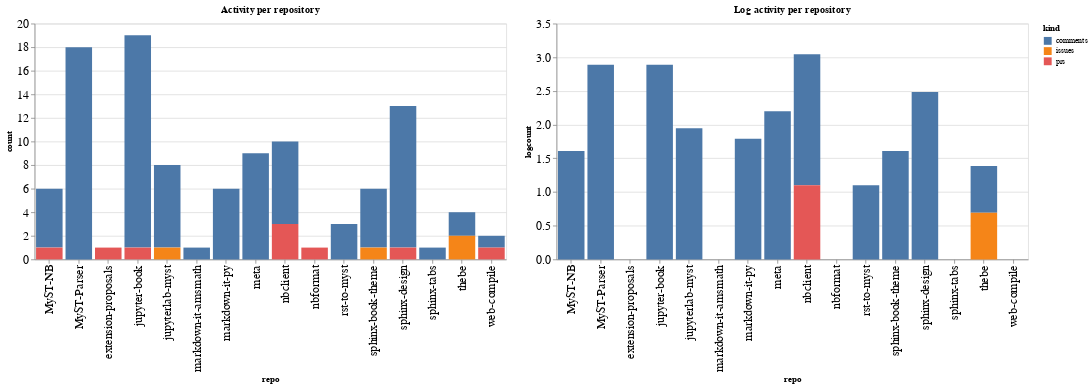

The code cell stored with this chart in its notebook:
### Code cell
ch1 = alt.Chart(repo_summaries, width=600, title="Activity per repository").mark_bar().encode(
    x='repo',
    y='count',
    color='kind',
    tooltip="kind"
)

ch2 = alt.Chart(repo_summaries, width=600, title="Log activity per repository").mark_bar().encode(
    x='repo',
    y='logcount',
    color='kind',
    tooltip="kind"
)

ch1 | ch2

### Figure 1 — Vega-Lite specification as saved in the notebook (floating-point values rounded to 4 significant figures)
{"config": {"axisLeft": {"labelFontSize": 15}, "axisBottom": {"labelFontSize": 15}}, "hconcat": [{"mark": "bar", "encoding": {"color": {"type": "nominal", "field": "kind"}, "tooltip": {"type": "nominal", "field": "kind"}, "x": {"type": "nominal", "field": "repo"}, "y": {"type": "quantitative", "field": "count"}}, "title": "Activity per repository", "width": 600}, {"mark": "bar", "encoding": {"color": {"type": "nominal", "field": "kind"}, "tooltip": {"type": "nominal", "field": "kind"}, "x": {"type": "nominal", "field": "repo"}, "y": {"type": "quantitative", "field": "logcount"}}, "title": "Log activity per repository", "width": 600}], "data": {"name": "data-72df1f263ee53b5ee852f23f049e51cc"}, "$schema": "https://vega.github.io/schema/vega-lite/v4.8.1.json", "datasets": {"data-72df1f263ee53b5ee852f23f049e51cc": [{"repo": "MyST-NB", "kind": "comments", "count": 5, "logcount": 1.609}, {"repo": "MyST-NB", "kind": "prs", "count": 1, "logcount": 0.0}, {"repo": "MyST-Parser", "kind": "comments", "count": 18, "logcount": 2.89}, {"repo": "extension-proposals", "kind": "prs", "count": 1, "logcount": 0.0}, {"repo": "jupyter-book", "kind": "comments", "count": 18, "logcount": 2.89}, {"repo": "jupyter-book", "kind": "prs", "count": 1, "logcount": 0.0}, {"repo": "jupyterlab-myst", "kind": "comments", "count": 7, "logcount": 1.946}, {"repo": "jupyterlab-myst", "kind": "issues", "count": 1, "logcount": 0.0}, {"repo": "markdown-it-amsmath", "kind": "comments", "count": 1, "logcount": 0.0}, {"repo": "markdown-it-py", "kind": "comments", "count": 6, "logcount": 1.792}, {"repo": "meta", "kind": "comments", "count": 9, "logcount": 2.197}, {"repo": "nbclient", "kind": "comments", "count": 7, "logcount": 1.946}, {"repo": "nbclient", "kind": "prs", "count": 3, "logcount": 1.099}, {"repo": "nbformat", "kind": "prs", "count": 1, "logcount": 0.0}, {"repo": "rst-to-myst", "kind": "comments", "count": 3, "logcount": 1.099}, {"repo": "sphinx-book-theme", "kind": "comments", "count": 5, "logcount": 1.609}, {"repo": "sphinx-book-theme", "kind": "issues", "count": 1, "logcount": 0.0}, {"repo": "sphinx-design", "kind": "comments", "count": 12, "logcount": 2.485}, {"repo": "sphinx-design", "kind": "prs", "count": 1, "logcount": 0.0}, {"repo": "sphinx-tabs", "kind": "comments", "count": 1, "logcount": 0.0}, {"repo": "thebe", "kind": "comments", "count": 2, "logcount": 0.6931}, {"repo": "thebe", "kind": "issues", "count": 2, "logcount": 0.6931}, {"repo": "web-compile", "kind": "comments", "count": 1, "logcount": 0.0}, {"repo": "web-compile", "kind": "prs", "count": 1, "logcount": 0.0}]}}
